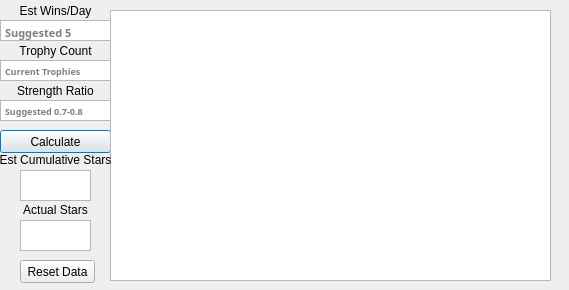
<?xml version="1.0" encoding="UTF-8"?>
<ui version="4.0">
 <class>TournamentStarCalculator</class>
 <widget class="QDialog" name="TournamentStarCalculator">
  <property name="geometry">
   <rect>
    <x>0</x>
    <y>0</y>
    <width>569</width>
    <height>290</height>
   </rect>
  </property>
  <property name="windowTitle">
   <string>Tournament Star Calculator</string>
  </property>
  <widget class="QPlainTextEdit" name="winsPerDayBox">
   <property name="geometry">
    <rect>
     <x>0</x>
     <y>20</y>
     <width>111</width>
     <height>21</height>
    </rect>
   </property>
   <property name="font">
    <font>
     <family>Arial Black</family>
     <pointsize>8</pointsize>
     <weight>75</weight>
     <bold>true</bold>
    </font>
   </property>
   <property name="verticalScrollBarPolicy">
    <enum>Qt::ScrollBarAlwaysOff</enum>
   </property>
   <property name="horizontalScrollBarPolicy">
    <enum>Qt::ScrollBarAlwaysOff</enum>
   </property>
   <property name="tabChangesFocus">
    <bool>true</bool>
   </property>
   <property name="placeholderText">
    <string>Suggested 5</string>
   </property>
  </widget>
  <widget class="QLabel" name="label">
   <property name="geometry">
    <rect>
     <x>10</x>
     <y>0</y>
     <width>91</width>
     <height>21</height>
    </rect>
   </property>
   <property name="text">
    <string>Est Wins/Day</string>
   </property>
   <property name="alignment">
    <set>Qt::AlignCenter</set>
   </property>
  </widget>
  <widget class="QPlainTextEdit" name="myTrophiesBox">
   <property name="geometry">
    <rect>
     <x>0</x>
     <y>60</y>
     <width>111</width>
     <height>21</height>
    </rect>
   </property>
   <property name="font">
    <font>
     <family>Arial Black</family>
     <pointsize>7</pointsize>
     <weight>75</weight>
     <bold>true</bold>
    </font>
   </property>
   <property name="focusPolicy">
    <enum>Qt::StrongFocus</enum>
   </property>
   <property name="verticalScrollBarPolicy">
    <enum>Qt::ScrollBarAlwaysOff</enum>
   </property>
   <property name="horizontalScrollBarPolicy">
    <enum>Qt::ScrollBarAlwaysOff</enum>
   </property>
   <property name="tabChangesFocus">
    <bool>true</bool>
   </property>
   <property name="placeholderText">
    <string>Current Trophies</string>
   </property>
  </widget>
  <widget class="QLabel" name="label_2">
   <property name="geometry">
    <rect>
     <x>10</x>
     <y>40</y>
     <width>91</width>
     <height>21</height>
    </rect>
   </property>
   <property name="text">
    <string>Trophy Count</string>
   </property>
   <property name="alignment">
    <set>Qt::AlignCenter</set>
   </property>
  </widget>
  <widget class="QLabel" name="label_3">
   <property name="geometry">
    <rect>
     <x>10</x>
     <y>80</y>
     <width>91</width>
     <height>21</height>
    </rect>
   </property>
   <property name="text">
    <string>Strength Ratio</string>
   </property>
   <property name="alignment">
    <set>Qt::AlignCenter</set>
   </property>
  </widget>
  <widget class="QPlainTextEdit" name="strengthRatioBox">
   <property name="geometry">
    <rect>
     <x>0</x>
     <y>100</y>
     <width>111</width>
     <height>21</height>
    </rect>
   </property>
   <property name="font">
    <font>
     <family>Arial Black</family>
     <pointsize>7</pointsize>
     <weight>75</weight>
     <bold>true</bold>
    </font>
   </property>
   <property name="verticalScrollBarPolicy">
    <enum>Qt::ScrollBarAlwaysOff</enum>
   </property>
   <property name="horizontalScrollBarPolicy">
    <enum>Qt::ScrollBarAlwaysOff</enum>
   </property>
   <property name="tabChangesFocus">
    <bool>true</bool>
   </property>
   <property name="placeholderText">
    <string>Suggested 0.7-0.8</string>
   </property>
  </widget>
  <widget class="QPushButton" name="calculateStars">
   <property name="geometry">
    <rect>
     <x>0</x>
     <y>130</y>
     <width>111</width>
     <height>23</height>
    </rect>
   </property>
   <property name="text">
    <string>Calculate</string>
   </property>
  </widget>
  <widget class="QTableView" name="starsTableView">
   <property name="geometry">
    <rect>
     <x>110</x>
     <y>10</y>
     <width>441</width>
     <height>271</height>
    </rect>
   </property>
   <property name="alternatingRowColors">
    <bool>true</bool>
   </property>
  </widget>
  <widget class="QLabel" name="estCumulStarsLabel">
   <property name="geometry">
    <rect>
     <x>0</x>
     <y>150</y>
     <width>111</width>
     <height>20</height>
    </rect>
   </property>
   <property name="text">
    <string>Est Cumulative Stars</string>
   </property>
   <property name="alignment">
    <set>Qt::AlignCenter</set>
   </property>
  </widget>
  <widget class="QPlainTextEdit" name="estStarsBox">
   <property name="geometry">
    <rect>
     <x>20</x>
     <y>170</y>
     <width>71</width>
     <height>31</height>
    </rect>
   </property>
   <property name="font">
    <font>
     <family>Arial</family>
     <pointsize>12</pointsize>
     <weight>75</weight>
     <bold>true</bold>
    </font>
   </property>
   <property name="textInteractionFlags">
    <set>Qt::NoTextInteraction</set>
   </property>
  </widget>
  <widget class="QLabel" name="actualStarsLabel">
   <property name="geometry">
    <rect>
     <x>0</x>
     <y>200</y>
     <width>111</width>
     <height>20</height>
    </rect>
   </property>
   <property name="text">
    <string>Actual Stars</string>
   </property>
   <property name="alignment">
    <set>Qt::AlignCenter</set>
   </property>
  </widget>
  <widget class="QPlainTextEdit" name="actualStarsBox">
   <property name="geometry">
    <rect>
     <x>20</x>
     <y>220</y>
     <width>71</width>
     <height>31</height>
    </rect>
   </property>
   <property name="font">
    <font>
     <family>Arial</family>
     <pointsize>12</pointsize>
     <weight>75</weight>
     <bold>true</bold>
    </font>
   </property>
   <property name="textInteractionFlags">
    <set>Qt::NoTextInteraction</set>
   </property>
  </widget>
  <widget class="QPushButton" name="resetStarsTableButton">
   <property name="geometry">
    <rect>
     <x>20</x>
     <y>260</y>
     <width>75</width>
     <height>23</height>
    </rect>
   </property>
   <property name="text">
    <string>Reset Data</string>
   </property>
  </widget>
 </widget>
 <tabstops>
  <tabstop>winsPerDayBox</tabstop>
  <tabstop>myTrophiesBox</tabstop>
  <tabstop>strengthRatioBox</tabstop>
  <tabstop>calculateStars</tabstop>
  <tabstop>starsTableView</tabstop>
  <tabstop>estStarsBox</tabstop>
  <tabstop>actualStarsBox</tabstop>
 </tabstops>
 <resources/>
 <connections/>
</ui>
